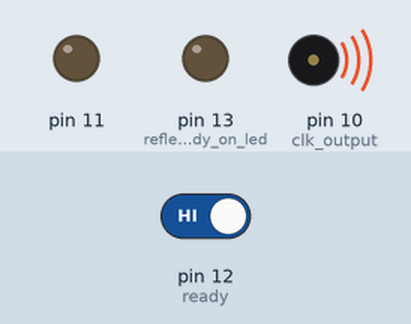
Bench run of a sketch on a simulated Arduino Uno, built with avr-gcc and run on an emulated ATmega328P. Shown: output pins drawn as LEDs (lit = HIGH), buzzer (waves = sounding). The test bench sets the inputs (shaded band); at power-on: pin 12 (ready) HIGH.

Above: at 2.0 s.
2.1 s: pin 12 (ready) driven LOW
At 3.2 s:
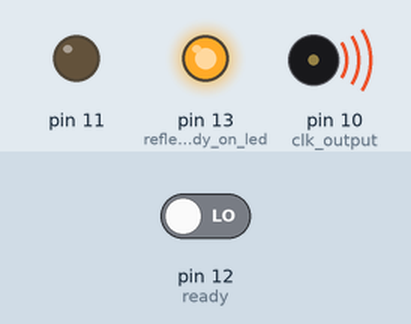
3.9 s: pin 12 (ready) driven HIGH
At 4.5 s:
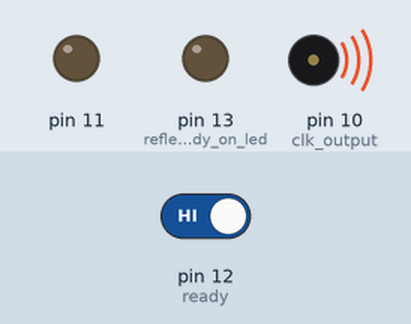
Timing chart, 0 to 6.9 s (numbered marks = the images above; inputs shaded):
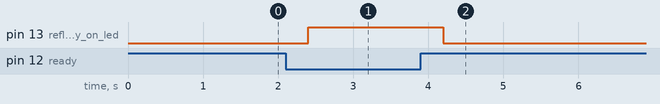

The sketch:

mirror_motor_thingy.ino
```cpp
void setup(){
  pinMode(10, OUTPUT);  //clk output
  pinMode(11, OUTPUT);  //#enable
  pinMode(12, INPUT);  //ready
  pinMode(13, OUTPUT); //reflects ready on led

  tone(10, 60000);
}


void loop(){
  if(digitalRead(12)==LOW){
    digitalWrite(13, HIGH);
  }else{
    digitalWrite(13, LOW);
  }
  digitalWrite(11, LOW);
  delay(300);
  //we're having so much fun, why turn it off
  digitalWrite(11, LOW);
  delay(300);
}
```

Measured:
- after the input at 2.1 s, pin 13 (reflects_ready_on_led): LOW → HIGH after 0.30 s
- after the input at 3.9 s, pin 13 (reflects_ready_on_led): HIGH → LOW after 0.30 s
